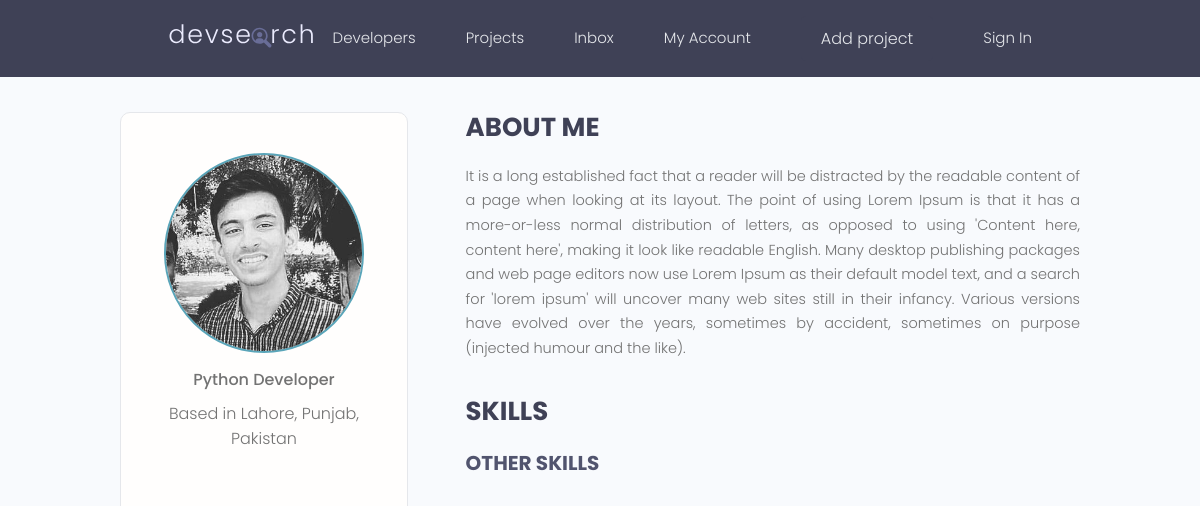
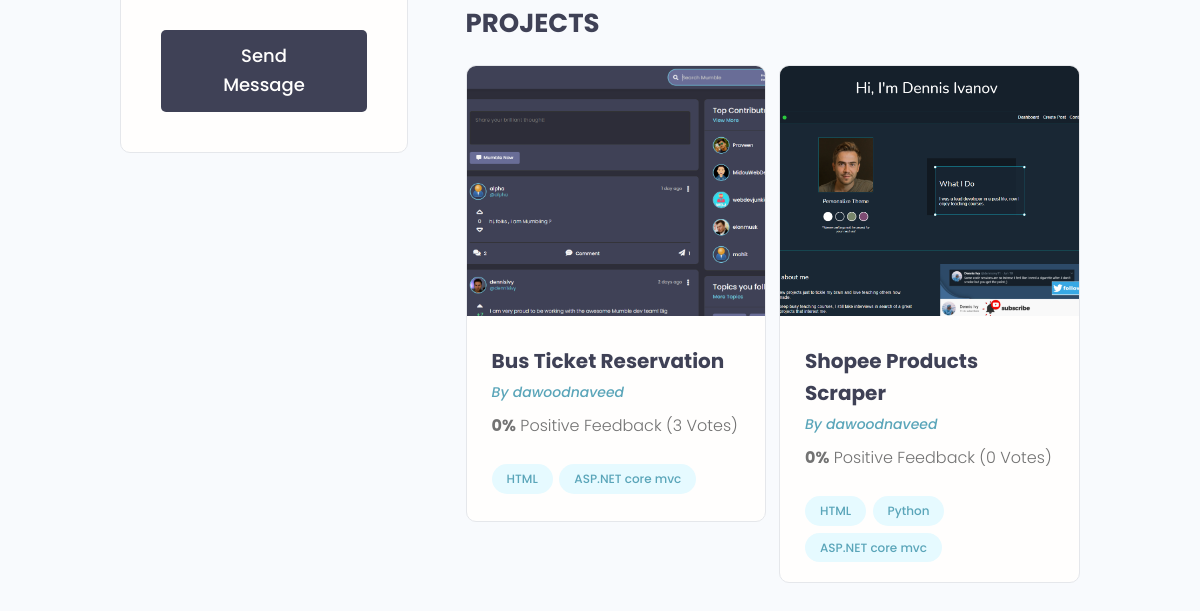
The app's page /users/profile/851eac85-d90a-4e91-9a8e-f59b59afaaea/, older data (2 pictures, top to bottom).
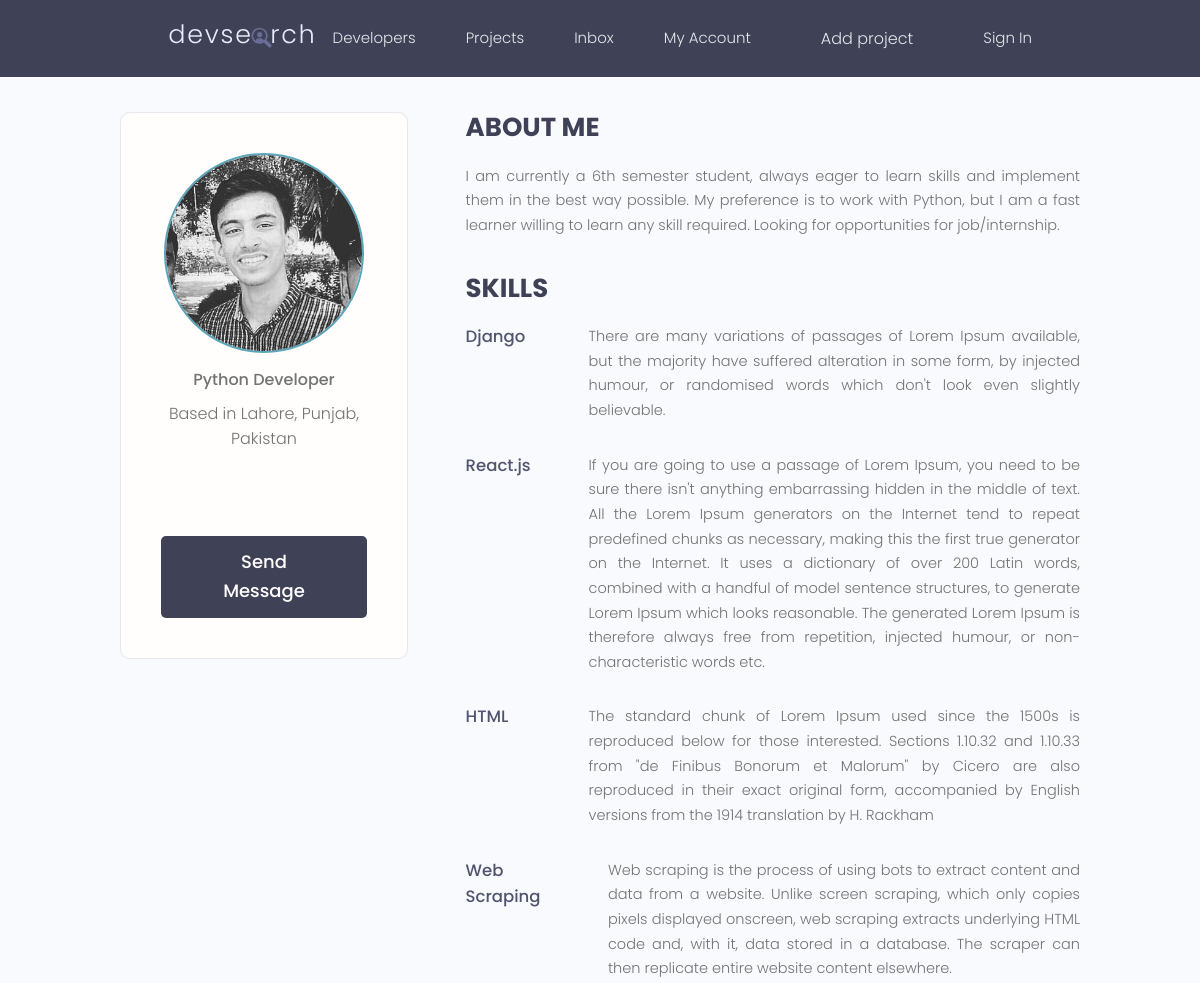
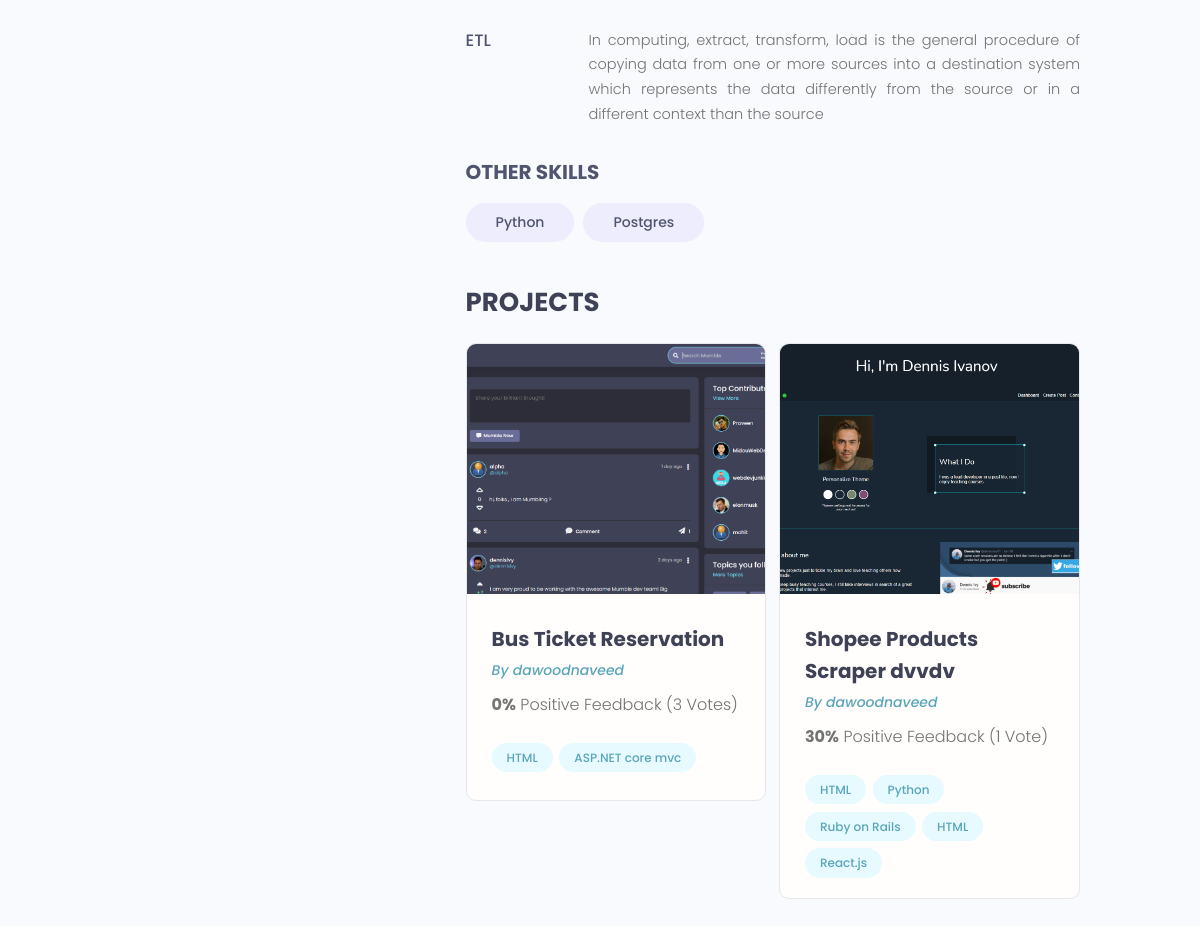
The same page, newer data (2 pictures, top to bottom).
### users/models.py (models this page shows)
class Profile(models.Model):
    user = models.OneToOneField(settings.AUTH_USER_MODEL, on_delete=models.CASCADE, null=True, blank=True)
    bio = models.TextField(blank=True, null=True)
    location = models.CharField(max_length=150, null=True, blank=True)
    profile_image = models.ImageField(upload_to='profile-pics/', default='profile-pics/user-default.png', blank=True, null=True)
    social_github = models.URLField(blank=True, null=True)
    social_linkedin = models.URLField(blank=True, null=True)
    social_stackoverflow = models.URLField(blank=True, null=True)
    social_twitter = models.URLField(blank=True, null=True)
    social_website = models.URLField(blank=True, null=True)
    id = models.UUIDField(default=uuid.uuid4, unique=True, primary_key=True, editable=False)
    created = models.DateTimeField(auto_now_add=True)
    updated = models.DateTimeField(auto_now=True)
    is_active = models.BooleanField(default=True, verbose_name='Active',
                                    help_text='Designates whether this profile should be treated as active. '
                                              'Unselect this instead of deleting accounts.')
    def __str__(self):
        return str(self.user.username)
    @property
    def imageURL(self):
        try:
            url = self.profile_image.url
        except:
            url = ''
        return url

class Skill(models.Model):
    owner = models.ForeignKey(Profile, on_delete=models.CASCADE, null=True, blank=True)
    name = models.CharField(max_length=200, null=True, blank=True)
    description = models.TextField(null=True, blank=True)
    id = models.UUIDField(default=uuid.uuid4, unique=True, primary_key=True, editable=False)
    def __str__(self):
        return str(self.name)

### projects/models.py (models this page shows, shortened)
class Project(models.Model):
    id = models.UUIDField(default=uuid.uuid4, unique=True, primary_key=True, editable=False)
    title = models.CharField(max_length=150, unique=True)
    developer = models.ForeignKey(Profile, max_length=150, on_delete=models.CASCADE, null=True, blank=True)
    featured_image = models.ImageField(null=True, blank=True, default='default.jpg')
    description = models.TextField(null=True, blank=True)
    demo_link = models.CharField(max_length=200, null=True, blank=True, unique=True)
    source_link = models.CharField(max_length=200, null=True, blank=True, unique=True)
    vote_total = models.IntegerField(default=0)
    vote_ratio = models.IntegerField(default=0)
    created = models.DateTimeField(auto_now_add=True)
    tags = models.ManyToManyField('Tag', blank=True)
    active = models.BooleanField(default=True)
    @property
    def imageURL(self):
        try:
            img = self.featured_image.url
        except ValueError:
            img = ''
        return img

class MyUser(AbstractUser):
    roles = (
        ('Student', 'Student'),
        ('Developer', 'Developer'),
        ('Teacher', 'Teacher'),
        ('Admin', 'Admin'),
    )
    id = models.UUIDField(default=uuid.uuid4, unique=True, primary_key=True, editable=False)
    registration_number = models.CharField(max_length=150, unique=True)
    username = models.CharField(max_length=150, unique=True)
    email = models.EmailField(unique=True)
    first_name = models.CharField(max_length=150, blank=True, null=True)
    last_name = models.CharField(max_length=150, blank=True, null=True)
    phone_number = models.PositiveIntegerField(null=True, blank=True)
    user_title = models.CharField(max_length=100, default='Student', help_text='Like Node.js, Python, ROR or Django developer')
    user_roles = models.CharField(max_length=100, default='Student', choices=roles, help_text='By Default is Student. Developer, Teacher, Student')
    about = models.TextField(max_length=300, blank=True, null=True)
    is_staff = models.BooleanField(default=False, verbose_name='Staff',
                                   help_text='Designates whether the user can log into this admin site.',
                                   )
    is_active = models.BooleanField(default=True, verbose_name='Active',
                                    help_text='Designates whether this user should be treated as active. '
                                              'Unselect this instead of deleting accounts.')
    tags = models.ManyToManyField('Tag', blank=True)
    created = models.DateTimeField(auto_now_add=True)
    updated = models.DateTimeField(auto_now=True)
    objects = CustomUserManager()
    EMAIL_FIELD = 'email' """=============================+++++++++++++++++++++============================="""
    USERNAME_FIELD = 'registration_number'
    REQUIRED_FIELDS = ['email', 'username']

class Tag(models.Model):
    name = models.CharField(max_length=200, unique=True)
    id = models.UUIDField(default=uuid.uuid4, unique=True, primary_key=True, editable=False)
    created = models.DateTimeField(auto_now_add=True)
    active = models.BooleanField(default=True)
    def __str__(self):
        return self.name

### users/views.py (the view)
# urls.py: path('profile/<str:pk>/', userProfile, name='profile'),
def userProfile(request, pk):
    profile = Profile.objects.get(id=pk)
    topSkills = profile.skill_set.exclude(description__exact="")
    otherSkills = profile.skill_set.filter(description="")
    context = {'profile': profile, 'topSkills': topSkills,
               "otherSkills": otherSkills}
    return render(request=request, template_name='users/user-profile.html', context=context)

### users/templates/users/user-profile.html (shortened to what the changed rows need)
{% extends 'main.html' %}
{% block content %}
    <main class="profile my-md">
        <div class="container">
            <div class="layout">
                <div class="column column--1of3">
                    <div class="card text-center">
                        <div class="card__body dev">
                            <img class="avatar avatar--xl" src="{{ profile.imageURL }}" />
                            <p class="dev__title">{{profile.user.user_title}}</p>
                            <p class="dev__location">Based in {{profile.location}}</p>
                            <ul class="dev__social">
                            </ul>
                            {% if request.user.profile.id != profile.id %}
                            <a href="#" class="btn btn--sub btn--lg">Send Message </a>
                            {% endif %}
                        </div>
                    </div>
                </div>
                <div class="column column--2of3">
                    <div class="devInfo">
                        <h3 class="devInfo__title">About Me</h3>
                        <p class="devInfo__about">{{profile.bio}}</p>
                    </div>
                    <div class="devInfo">
                        <div class="devInfo__skills">
                            {% for skill in topSkills %}
                            <div class="devSkill">
                                <h4 class="devSkill__title">{{skill.name}}</h4>
                                <p class="devSkill__info">{{skill.description}}</p>
                            </div>
                            {% endfor %}
                            <div class="devInfo__otherSkills">
                                {% for skill in otherSkills %}
                                <span class="tag tag--pill tag--sub tag--lg">
                                    <small>{{skill}}</small>
                                </span>
                                {% endfor %}
                            </div>
                        </div>
                    </div>
                    <div class="devInfo">
                        <div class="grid grid--two">
                            {% for project in profile.project_set.all %}
                            <div class="column">
                                <div class="card project">
                                    <a href="{% url 'project' project.id %}" class="project">
                                        <img class="project__thumbnail" src="{{project.imageURL}}"
                                            alt="project thumbnail" />
                                        <div class="card__body">
                                            <h3 class="project__title">{{project.title}}</h3>
                                            <p>
                                                <a class="project__author"
                                                    href="{% url 'profile' project.developer.id %}">By {{project.developer}}</a>
                                            </p>
                                            <p class="project--rating">
                                                <span style="font-weight: bold;">{{project.vote_ratio}}%</span> Positive
                                                Feedback ({{project.vote_total}} Vote{{project.vote_total|pluralize:"s"}})
                                            </p>
                                            <div class="project__tags">
                                                {% for tag in project.tags.all|slice:'5' %}
                                                <span class="tag tag--pill tag--main">
                                                    <small>{{tag}}</small>
                                                </span>
                                                {% endfor %}
                                            </div>
                                        </div>
                                    </a>
                                </div>
                            </div>
                            {% endfor %}
                        </div>
                    </div>
                </div>
            </div>
        </div>
    </main>
{% endblock content %}

Row changes from the older to the newer data that the page shows:
changed Profile "Lahore, Punjab, Pakistan": bio "It is a long established fact that a reader will be distracted by the readable content of a page when looking at its layout. The point of using Lorem Ipsum is that it has a more-or-less normal distribution of letters, as opposed to using 'Content here, content here', making it look like readable English. Many desktop publishing packages and web page editors now use Lorem Ipsum as their default model text, and a search for 'lorem ipsum' will uncover many web sites still in their infancy. Various versions have evolved over the years, sometimes by accident, sometimes on purpose (injected humour and the like)." → "I am currently a 6th semester student, always eager to learn skills and implement them in the best way possible. My preference is to work with Python, but I am a fast learner willing to learn any skill required. Looking for opportunities for job/internship."
added Skill: name "Django", description "There are many variations of passages of Lorem Ipsum available, but the majority have suffered alteration in some form, by injected humour, or randomised words which don't look even slightly believable.", shown under "SKILLS"
added Skill: name "React.js", description "If you are going to use a passage of Lorem Ipsum, you need to be sure there isn't anything embarrassing hidden in the middle of text. All the Lorem Ipsum generators on the Internet tend to repeat predefined chunks as necessary, making this the first true generator on the Internet. It uses a dictionary of over 200 Latin words, combined with a handful of model sentence structures, to generate Lorem Ipsum which looks reasonable. The generated Lorem Ipsum is therefore always free from repetition, injected humour, or non-characteristic words etc.", shown under "SKILLS"
added Skill: name "HTML", description "The standard chunk of Lorem Ipsum used since the 1500s is reproduced below for those interested. Sections 1.10.32 and 1.10.33 from \"de Finibus Bonorum et Malorum\" by Cicero are also reproduced in their exact original form, accompanied by English versions from the 1914 translation by H. Rackham", shown under "SKILLS"
added Skill: name "Web Scraping", description "Web scraping is the process of using bots to extract content and data from a website. Unlike screen scraping, which only copies pixels displayed onscreen, web scraping extracts underlying HTML code and, with it, data stored in a database. The scraper can then replicate entire website content elsewhere.", shown under "SKILLS"
added Skill: name "ETL", description "In computing, extract, transform, load is the general procedure of copying data from one or more sources into a destination system which represents the data differently from the source or in a different context than the source", shown under "SKILLS"
added Skill: name "Python", shown under "OTHER SKILLS"
added Skill: name "Postgres", shown under "OTHER SKILLS"
changed Project: title "Shopee Products Scraper" → "Shopee Products Scraper dvvdv"; vote_ratio "0" → "30"; vote_total "0" → "1"; gains Tag (name "HTML"); loses Tag (name "ASP.NET core mvc")
added Tag: name "Ruby on Rails", shown under Project "Shopee Products Scraper dvvdv"
added Tag: name "React.js", shown under Project "Shopee Products Scraper dvvdv"
